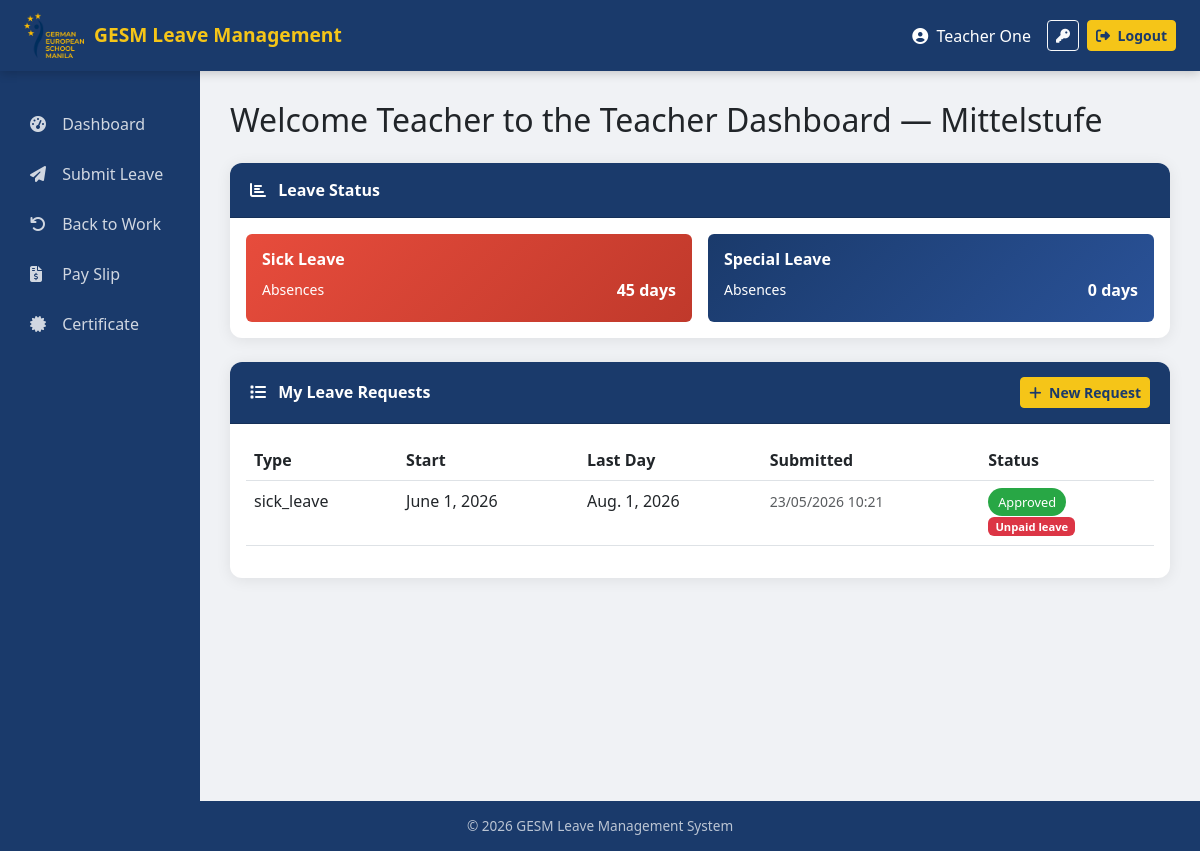
The page /dashboard/ (signed in) on the database as committed earlier.
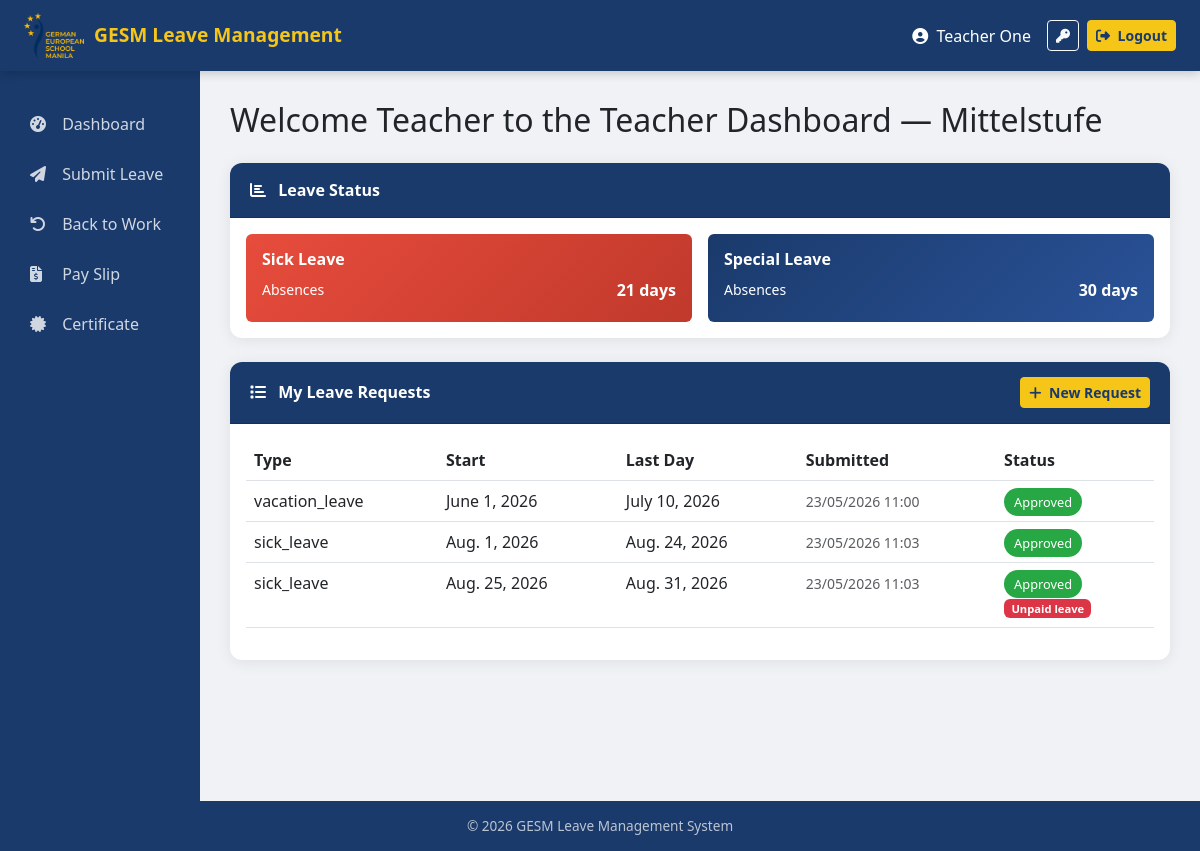
The same page on the database as committed later.
### accounts/models.py (models this page shows, shortened)
class User(AbstractUser):
    ROLE_CHOICES = [
    ('teacher', 'Teacher'),
    ('admin', 'Admin'),
    ('head_of_department', 'Head of Department'),
    ('head_of_school', 'Head of School'),
    ('head_of_admin', 'Head of Administration'),
    ('hr', 'HR'),
    ('scheduling_team', 'Scheduling Team'),
    ('calendar_access', 'Calendar Access'),
]
    role = models.CharField(max_length=20, choices=ROLE_CHOICES)
    department = models.ForeignKey(
        'Department',
        on_delete=models.SET_NULL,
        null=True,
        blank=True,
        related_name='members'
    )
    email = models.EmailField(unique=True)
    superior = models.ForeignKey(
        'self',
        on_delete=models.SET_NULL,
        null=True,
        blank=True,
        related_name='subordinates'
    )
    is_approved = models.BooleanField(default=False)  # approved by HR
    is_email_verified = models.BooleanField(default=False)  # email verified
    email_verification_token = models.UUIDField(default=uuid.uuid4, editable=False)

class Department(models.Model):
    name = models.CharField(max_length=100)
    head = models.ForeignKey(
        'User', on_delete=models.SET_NULL,
        null=True, blank=True,
        related_name='department_led'
    )

### leaves/models.py (models this page shows, shortened)
class Leave(models.Model):
    LEAVE_CHOICES = [
        ('vacation_leave', 'Vacation Leave'),
        ('sick_leave', 'Sick Leave'),
        ('emergency_leave', 'Emergency Leave'),
        ('maternity_paternity_leave', 'Maternity / Paternity Leave'),
        ('bereavement_leave', 'Bereavement Leave'),
        ('others', 'Other'),
    ]
    STATUS_CHOICES = [
        ('pending_hod', 'Pending Head of Department Approval'),
        ('pending_hos', 'Pending Head of School Approval'),
        ('pending_hoa', 'Pending Head of Administration Approval'),
        ('approved', 'Approved'),
        ('rejected', 'Rejected'),
    ]
    HALF_DAY_CHOICES = [
        ('none', 'Full Day'),
        ('morning', 'Morning only'),
        ('afternoon', 'Afternoon only'),
    ]
    user = models.ForeignKey(
        settings.AUTH_USER_MODEL,
        on_delete=models.CASCADE,
        null=False,
        blank=False,
    )
    leave_type = models.CharField(max_length=30, choices=LEAVE_CHOICES)
    reason_for_leave = models.TextField()
    start_leave = models.DateField()
    end_leave = models.DateField()
    status = models.CharField(max_length=20, choices=STATUS_CHOICES, default='pending_hod')
    rejection_reason = models.TextField(blank=True, null=True)
    created_at = models.DateTimeField(auto_now_add=True)
    pdf_attachment = models.FileField(upload_to='leave_pdfs/', null=True, blank=True)
    half_day = models.CharField(max_length=10, choices=HALF_DAY_CHOICES, default='none')
    is_unpaid = models.BooleanField(default=False)

### dashboard/views.py (the view, shortened to what this page needs)
# urls.py: path('', views.DashboardView.as_view(), name='dashboard'),
class DashboardView(LoginRequiredMixin, View):
    def get(self, request):
        user = request.user
        if user.role == 'teacher':
            leaves = Leave.objects.filter(user=user)
            sick_used = 0
            special_used = 0
            SICK_TYPES = ['sick_leave']
            balance = LeaveBalance.objects.filter(
                user=user,
                leave_type='vacation_leave'
            ).first()
            total = float(balance.total_days) if balance else 30
            remaining = float(balance.days_remaining) if balance else 30
            for leave in leaves.filter(status='approved'):
                if leave.half_day in ['morning', 'afternoon'] and leave.start_leave == leave.end_leave:
                    days = 0.5
                else:
                    days = 0
                    current = leave.start_leave
                    while current <= leave.end_leave:
                        if current.weekday() < 5:
                            days += 1
                        current += timedelta(days=1)
                if leave.leave_type in SICK_TYPES:
                    sick_used += days
                else:
                    special_used += days
            days_used = sick_used + special_used
            real_unpaid = max(0, days_used - total)
            if real_unpaid > 0:
                special_unpaid = min(real_unpaid, special_used)
                sick_unpaid = max(0, real_unpaid - special_unpaid)
            else:
                sick_unpaid = 0
                special_unpaid = 0
            leave_summary = [
                {'type': 'Sick Leave', 'used': sick_used, 'unpaid': sick_unpaid, 'category': 'sick'},
                {'type': 'Special Leave', 'used': special_used, 'unpaid': special_unpaid, 'category': 'special'},
            ]
            total_unpaid = real_unpaid
            return render(request, 'dashboard/employee_dashboard.html', {
                'leaves': leaves,
                'total_days_used': days_used,
                'leave_summary': leave_summary,
                'user_role': user.role,
                'total_unpaid': total_unpaid,
            })
        elif user.role == 'scheduling_team':
            return render(request, 'dashboard/scheduling_dashboard.html', {})
        elif user.role == 'calendar_access':
            return render(request, 'dashboard/scheduling_dashboard.html', {
                'user_role': 'calendar_access'
            })
        else:
            return render(request, 'dashboard/employee_dashboard.html', {
                'leaves': [],
                'total_days_used': 0,
            })

### dashboard/templates/dashboard/employee_dashboard.html (shortened to what this page needs)
{% extends 'base.html' %}
{% block content %}
{% if request.user.role == 'teacher' %}
    <h2 class="mb-4">Welcome {{ request.user.first_name }} to the Teacher Dashboard
    {% if request.user.department %}
        — {{ request.user.department.name }}
    {% endif %}
    </h2>
{% else %}
    <h2 class="mb-4">Welcome {{ request.user.first_name }} to the Admin Dashboard</h2>
{% endif %}
<div class="card mb-4">
    <div class="card-header">
        <i class="fas fa-chart-bar me-2"></i>
        {% if user_role == 'teacher' or user_role == 'head_of_department' %}
            Leave Status
        {% else %}
            My Leave Balance
        {% endif %}
    </div>
    <div class="card-body">
        <div class="row g-3">
            {% for item in leave_summary %}
            <div class="{% if user_role == 'teacher' or user_role == 'head_of_department' %}col-md-6{% else %}col-md-4{% endif %}">
                <div class="p-3 rounded text-white"
                    style="background: linear-gradient(135deg,
                    {% if item.category == 'sick' %}#e74c3c, #c0392b
                    {% elif item.category == 'special' %}#1a3a6b, #2a5298
                    {% elif forloop.counter == 1 %}#1a3a6b, #2a5298
                    {% elif forloop.counter == 2 %}#e67e22, #d35400
                    {% elif forloop.counter == 3 %}#2ecc71, #27ae60
                    {% elif forloop.counter == 4 %}#9b59b6, #8e44ad
                    {% elif forloop.counter == 5 %}#e74c3c, #c0392b
                    {% else %}#1abc9c, #16a085{% endif %});">
                    <h6 class="fw-bold mb-2">{{ item.type }}</h6>
                    <div class="d-flex justify-content-between align-items-center mb-1">
                        <small>{% if user_role == 'teacher' or user_role == 'head_of_department' %}Absences{% else %}Used{% endif %}</small>
                        <strong>{{ item.used }} days</strong>
                    </div>
                </div>
            </div>
            {% endfor %}
        </div>
    </div>
</div>
<div class="card">
    <div class="card-header d-flex justify-content-between align-items-center">
        <span><i class="fas fa-list me-2"></i> My Leave Requests</span>
        <a href="{% url 'submit_leave' %}" class="btn btn-warning btn-sm">
            <i class="fas fa-plus me-1"></i> New Request
        </a>
    </div>
    <div class="card-body">
        <table class="table table-hover">
            <thead>
                <tr>
                    <th>Type</th>
                    <th>Start</th>
                    <th>Last Day</th>
                    <th>Submitted</th>
                    <th>Status</th>
                </tr>
            </thead>
            <tbody>
                {% for leave in leaves %}
                <tr>
                    <td>
                        {{ leave.leave_type }}
                    </td>
                    <td>{{ leave.start_leave }}</td>
                    <td>{{ leave.end_leave }}</td>
                    <td>
                        <small class="text-muted">{{ leave.created_at|date:"d/m/Y H:i" }}</small>
                    </td>
                    <td>
                        {% if leave.status == 'approved' %}
                            <span class="badge-approved">Approved</span>
                            {% if leave.is_unpaid %}
                                <br><span class="badge"
                                    style="background-color:#dc3545; color:white; font-size:0.7rem;">
                                    Unpaid leave
                                </span>
                            {% endif %}
                        {% else %}
                            <span class="badge-pending">Pending</span>
                        {% endif %}
                    </td>
                </tr>
                {% empty %}
                <tr>
                    <td colspan="5" class="text-center text-muted">No leave requests yet.</td>
                </tr>
                {% endfor %}
            </tbody>
        </table>
    </div>
</div>
{% endblock %}

### templates/base.html (shortened to what this page needs)
{% load static %}
<!DOCTYPE html>
<html lang="en">
<head>
   <link href="https://cdn.jsdelivr.net/npm/bootstrap@5.3.0/dist/css/bootstrap.min.css" rel="stylesheet">
   <link href="https://cdnjs.cloudflare.com/ajax/libs/font-awesome/6.4.0/css/all.min.css" rel="stylesheet">
</head>
<body>
<nav class="navbar navbar-expand-lg">
   <div class="container-fluid px-4">
       <a class="navbar-brand d-flex align-items-center"
          href="{% if request.user.is_authenticated %}{% url 'dashboard' %}{% else %}{% url 'login' %}{% endif %}">
           <img src="{% static 'images/logo.png' %}" alt="GESM Logo">
           <span>GESM Leave Management</span>
       </a>
       <div class="ms-auto d-flex align-items-center">
           {% if request.user.is_authenticated %}
           <span class="text-white me-3">
               <i class="fas fa-user-circle me-1"></i>
               {{ request.user.first_name }} {{ request.user.last_name }}
           </span>
           <a href="{% url 'change_password' %}" class="btn btn-outline-light btn-sm me-2"
              title="Account Settings">
               <i class="fas fa-key"></i>
           </a>
           <a href="{% url 'logout' %}" class="btn btn-warning btn-sm">
               <i class="fas fa-sign-out-alt me-1"></i> Logout
           </a>
           {% endif %}
       </div>
   </div>
</nav>
<div class="container-fluid p-0">
   <div class="row g-0">
       <div class="col-md-2 sidebar">
           <nav class="nav flex-column mt-2">
               {% if request.user.is_authenticated %}
               <a class="nav-link" href="{% url 'dashboard' %}">
                   <i class="fas fa-tachometer-alt"></i> Dashboard
               </a>
               {% if request.user.role == 'teacher' or request.user.role == 'admin' or request.user.role == 'hr' or request.user.role == 'head_of_department' %}
               <a class="nav-link" href="{% url 'submit_leave' %}">
                   <i class="fas fa-paper-plane"></i> Submit Leave
               </a>
               {% endif %}
               {% if request.user.role == 'teacher' or request.user.role == 'head_of_department' %}
               <a class="nav-link" href="{% url 'back_to_work' %}">
                   <i class="fas fa-undo"></i> Back to Work
               </a>
               {% endif %}
               {% if request.user.role == 'teacher' or request.user.role == 'admin' or request.user.role == 'hr' or request.user.role == 'head_of_department' or request.user.role == 'head_of_school' %}
               <a class="nav-link" href="{% url 'pay_slip' %}">
                   <i class="fas fa-file-invoice-dollar"></i> Pay Slip
               </a>
               {% endif %}
               {% if request.user.role == 'teacher' or request.user.role == 'admin' or request.user.role == 'head_of_department' or request.user.role == 'head_of_school' %}
               <a class="nav-link" href="{% url 'certificate' %}">
                   <i class="fas fa-certificate"></i> Certificate
               </a>
               {% endif %}
               {% endif %}
           </nav>
       </div>
       <div class="col-md-10 main-content">
           {% block content %}{% endblock %}
       </div>
   </div>
</div>
<footer class="footer">
   &copy; 2026 GESM Leave Management System
</footer>
</body>
</html>

### templates/base.html (style rules this page uses)
:root { --gesm-blue: #1a3a6b; --gesm-yellow: #f5c518; --gesm-light: #f8f9fa; }
body { background-color: #f0f2f5; font-family: 'Segoe UI', sans-serif; }
.navbar { background-color: var(--gesm-blue) !important; box-shadow: 0 2px 10px rgba(0,0,0,0.2); }
.navbar-brand img { height: 45px; }
.navbar-brand span { color: var(--gesm-yellow); font-weight: 700; font-size: 1.2rem; margin-left: 10px; }
.nav-link { color: white !important; font-weight: 500; }
.sidebar { background-color: var(--gesm-blue); min-height: calc(100vh - 70px); padding-top: 20px; }
.sidebar .nav-link { color: rgba(255,255,255,0.8) !important; padding: 10px 20px; border-radius: 8px; margin: 3px 10px; transition: all 0.3s; }
.sidebar .nav-link i { width: 20px; margin-right: 8px; }
.main-content { padding: 30px; }
.card { border: none; border-radius: 12px; box-shadow: 0 2px 15px rgba(0,0,0,0.08); margin-bottom: 20px; }
.card-header { background-color: var(--gesm-blue); color: white; border-radius: 12px 12px 0 0 !important; padding: 15px 20px; font-weight: 600; }
.btn-warning { background-color: var(--gesm-yellow); border-color: var(--gesm-yellow); color: var(--gesm-blue); font-weight: 600; }
.table thead { background-color: var(--gesm-blue); color: white; }
.badge-approved { background-color: #28a745; color: white; padding: 5px 10px; border-radius: 20px; font-size: 0.8rem; }
.footer { background-color: var(--gesm-blue); color: rgba(255,255,255,0.7); text-align: center; padding: 15px; font-size: 0.85rem; }

Rows that differ between the two databases and show on the page:
removed Leave: leave_type "sick_leave", start_leave "June 1, 2026", end_leave "Aug. 1, 2026", created_at "23/05/2026 10:21", status "Approved"
added Leave: leave_type "vacation_leave", start_leave "June 1, 2026", end_leave "July 10, 2026", created_at "23/05/2026 11:00", status "Approved"
added Leave: leave_type "sick_leave", start_leave "Aug. 1, 2026", end_leave "Aug. 24, 2026", created_at "23/05/2026 11:03", status "Approved"
added Leave: leave_type "sick_leave", start_leave "Aug. 25, 2026", end_leave "Aug. 31, 2026", created_at "23/05/2026 11:03", status "Approved"
Other text that changed with them:
new list line: "Sick Leave Absences 21 days"
new list line: "Special Leave Absences 30 days"
list line gone: "Sick Leave Absences 45 days"
list line gone: "Special Leave Absences 0 days"
